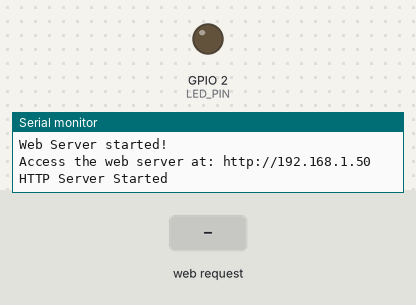
The sketch below on a simulated ESP32. On the bench: output pins drawn as LEDs (lit = HIGH), the last lines printed to the serial monitor. The inputs (shaded band) are chosen by the test bench. WiFi joins after 1.5 s; servers stay silent unless stated.

Above: at 3.3 s.
3.4 s: HTTP request GET /ledon received
At 4.6 s:
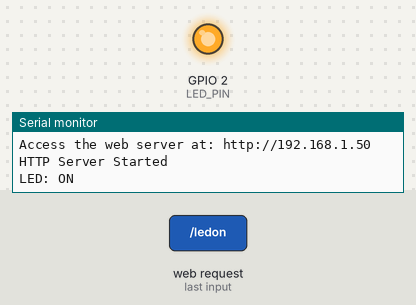
4.9 s: HTTP request GET / received
At 5.9 s:
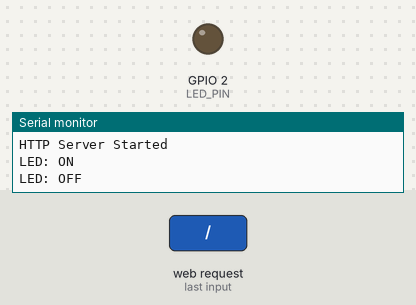
Timing chart, 0 to 7.9 s (numbered marks = the images above; inputs shaded):
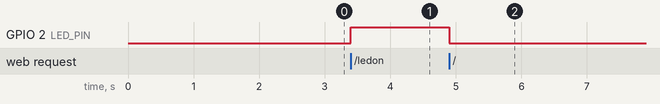

Measured:
- after the input at 3.4 s, GPIO 2 (LED_PIN): LOW → HIGH at once
- after the input at 4.9 s, GPIO 2 (LED_PIN): HIGH → LOW at once

The sketch:

ESP32_Webserver_Station_Mode.ino
```cpp
#include <WiFi.h>
#include <WebServer.h>

/* WiFi Credentials */
const char* ssid = "SJAY-5G";   // Enter SSID here
const char* password = "12345678"; // Enter Password here

WebServer server(80);

bool LEDstatus = LOW;
const int LED_PIN = 2; // GPIO2

void setup() {
  Serial.begin(115200);
  delay(100);
  pinMode(LED_PIN, OUTPUT);

  Serial.println("Connecting to WiFi...");
  WiFi.begin(ssid, password);

  // Wait until connected
  while (WiFi.status() != WL_CONNECTED) {
    delay(1000);
    Serial.print(".");
  }
  Serial.println("\nWiFi connected!");
  Serial.print("IP Address: ");
  Serial.println(WiFi.localIP());
  Serial.println("Web Server started!");
  Serial.print("Access the web server at: http://");
  Serial.println(WiFi.localIP());

  // Define routes
  server.on("/", handle_OnConnect);
  server.on("/ledon", handle_ledon);
  server.on("/ledoff", handle_ledoff);
  server.onNotFound(handle_NotFound);

  server.begin();
  Serial.println("HTTP Server Started");
}

void loop() {
  server.handleClient();
  digitalWrite(LED_PIN, LEDstatus);
}

void handle_OnConnect() {
  LEDstatus = LOW;
  Serial.println("LED: OFF");
  server.send(200, "text/html", updateWebpage(LEDstatus));
}

void handle_ledon() {
  LEDstatus = HIGH;
  Serial.println("LED: ON");
  server.send(200, "text/html", updateWebpage(LEDstatus));
}

void handle_ledoff() {
  LEDstatus = LOW;
  Serial.println("LED: OFF");
  server.send(200, "text/html", updateWebpage(LEDstatus));
}

void handle_NotFound() {
  server.send(404, "text/plain", "Not found");
}

String updateWebpage(uint8_t LEDstatus) {
  String ptr = "<!DOCTYPE html> <html>\n";
  ptr += "<head><meta name=\"viewport\" content=\"width=device-width, initial-scale=1.0, user-scalable=no\">\n";
  ptr += "<title>LED Control</title>\n";
  ptr += "<style>html {font-family: Helvetica; text-align: center;}\n";
  ptr += "body {margin-top: 50px;} h1 {color: #444;} h3 {color: #444;}\n";
  ptr += ".button {display: block;width: 80px;background-color: #1abc9c;border: none;color: white;padding: 13px 30px;font-size: 25px;margin: 20px auto;border-radius: 4px;cursor: pointer;}\n";
  ptr += ".button-on {background-color: #3498db;}\n";
  ptr += ".button-off {background-color: #34495e;}\n";
  ptr += "</style>\n";
  ptr += "</head>\n";
  ptr += "<body>\n";
  ptr += "<h1>ESP32 Web Server</h1>\n";
  ptr += "<h3>Using Station(STA) Mode</h3>\n";

  if (LEDstatus) {
    ptr += "<p>BLUE LED: ON</p><a class=\"button button-off\" href=\"/ledoff\">OFF</a>\n";
  } else {
    ptr += "<p>BLUE LED: OFF</p><a class=\"button button-on\" href=\"/ledon\">ON</a>\n";
  }

  ptr += "</body>\n";
  ptr += "</html>\n";
  return ptr;
}
```
